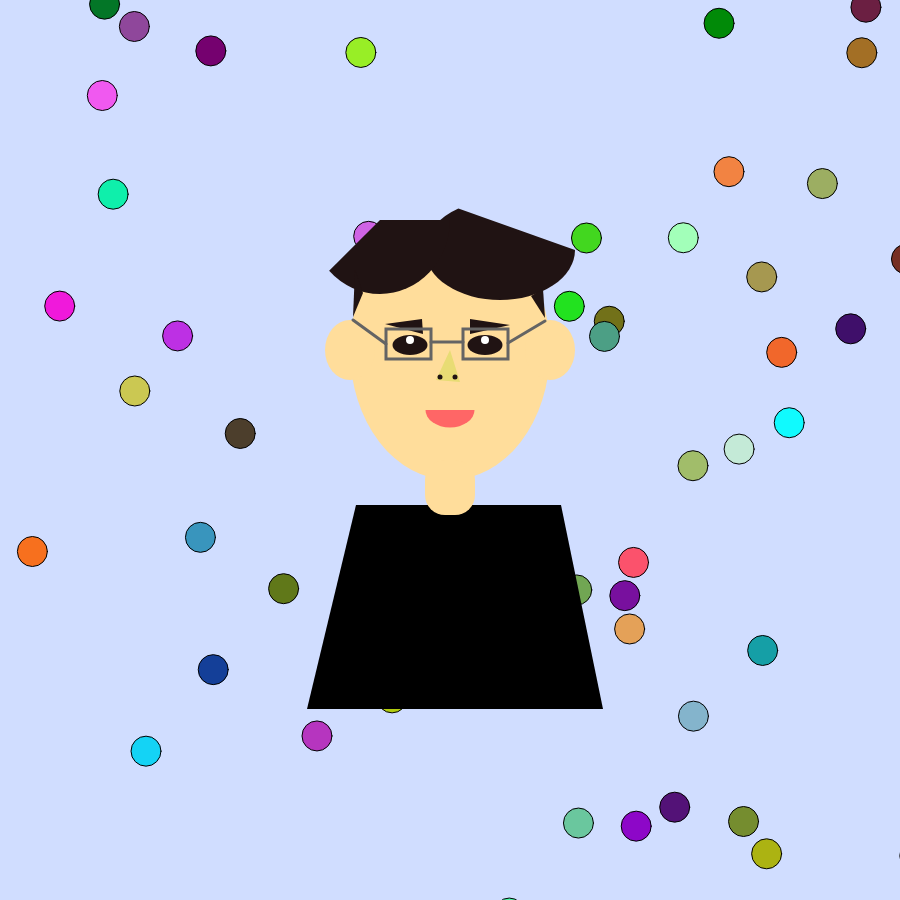
Frame 1 (no input)
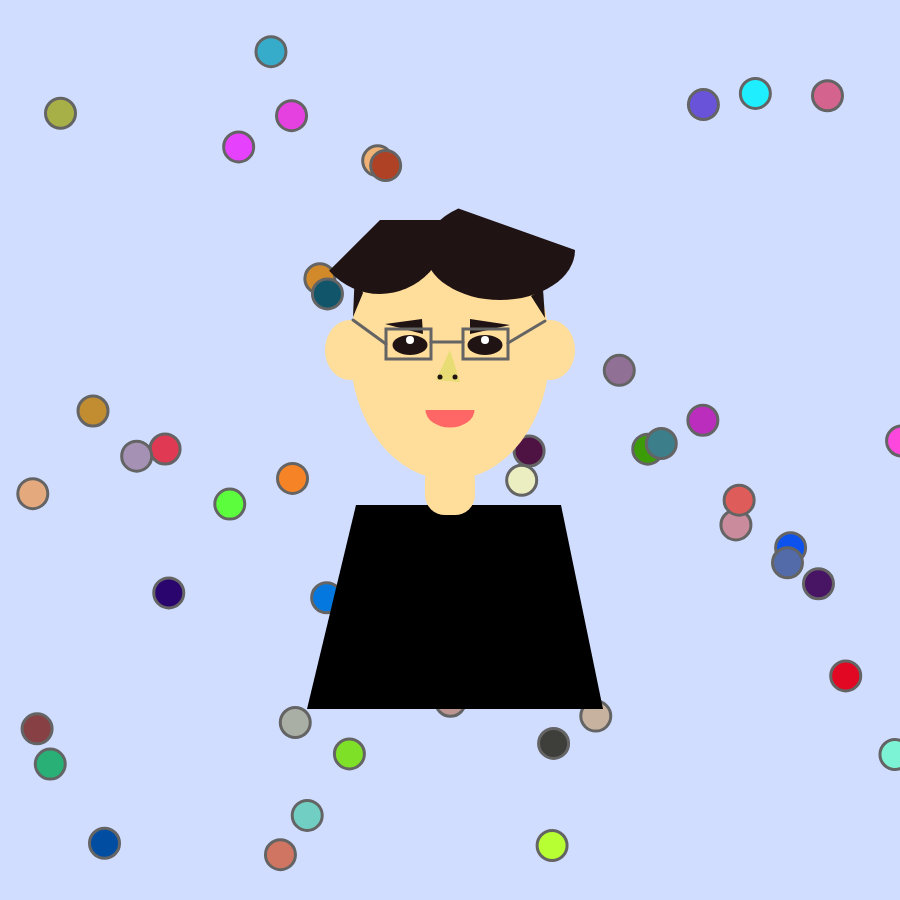
Frame 60 (no input)
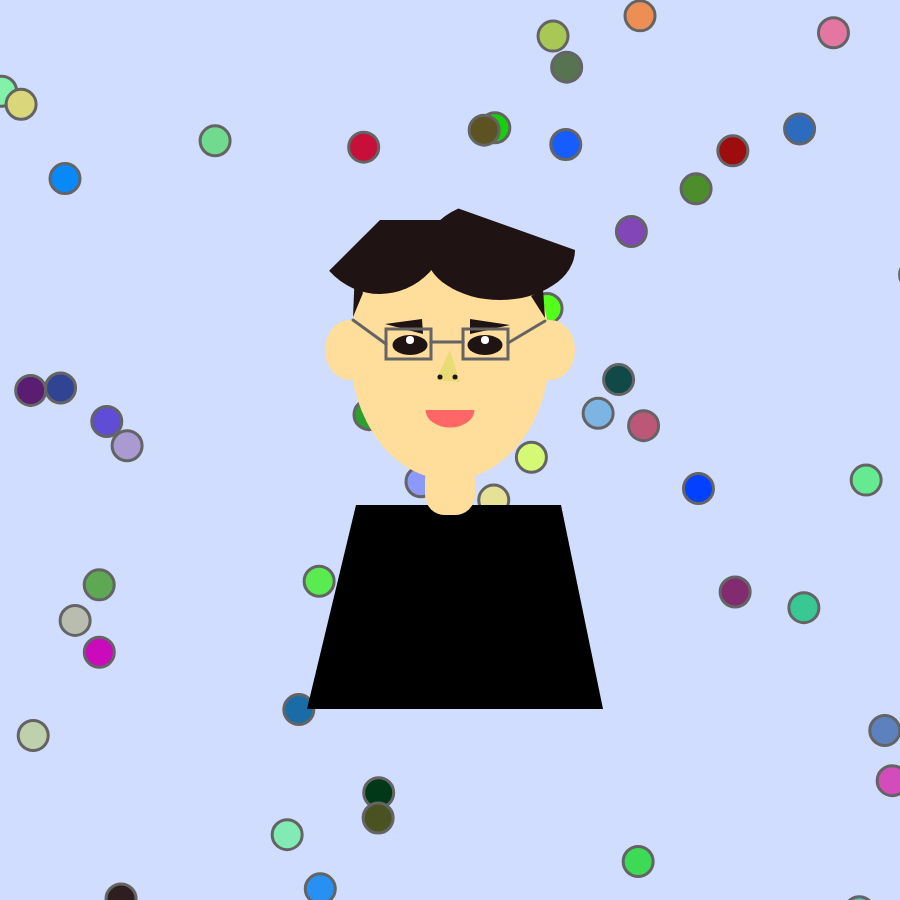
Frame 120 (the mouse pressed at the canvas centre since frame 60)

The p5.js sketch that drew these frames (run headless with seeded random() and noise() and a simulated clock; from frame 60 on, the mouse is pressed at the canvas centre):

// p5.js sketch
// ── sketch.js
// Global
var gDebugMode = false;

// Setup code goes here
function setup() {
  createCanvas(900, 900);
  print("Sean is awesome");
}

function draw() {
  background(208,221,255);
  //Circles
  rainbowCircles();

//Face 
  	face();

//Ears
 	ears();

//Nose
  	nose();
  
//Hair
  	hair();

//Shirt
 	shirt();

//Neck
   	neck();

//Eyes
	eyes ();

//Eyebrows 
	eyeBrow ();

//Mouth
  	mouth ();

//glasses
	glasses ();

//debug
    if( gDebugMode == true ) {
  	drawDebugInfo();
  }
}

//Functions

function face(){
	noStroke()
  	fill(260, 221, 155);
  	ellipse(450, 350, 200, 260);
}

function ears(){
	ellipse(350, 350, 50, 60);
  	ellipse(550, 350, 50, 60);
}

function nose(){
	fill(232, 220, 116);
  	triangle(450, 350, 436, 380, 460, 382);
  	fill(32,19,19);
  	ellipse(455, 377, 5, 5);
  	ellipse(440, 377, 5, 5);
}

function hair(){
	fill(32, 19, 19);
  	arc(500, 250, 150, 100, 0, PI + QUARTER_PI, CHORD);
  	arc(380, 220, 140, 148, 0, 0.75 * Math.PI);
  	triangle(531, 296, 545, 318, 543, 289);
  	triangle(363, 293, 353, 317, 355, 270);
}

function shirt(){
	fill(0);
  	quad(356, 505, 561, 505, 603, 709, 307, 709);
}

function neck(){
	fill(260, 221, 155)
  	rect(425, 460, 50, 55, 20);
}

function eyes(){
	strokeWeight(1)
  	fill(32, 19, 19);
  	ellipse(485, 345, 35, 20);
  	ellipse(410, 345, 35, 20);
  	noStroke()
  	fill(255)
  	ellipse(485, 340, 8, 8);
  	ellipse(410, 340, 8, 8);

}

function eyeBrow() {
  	noStroke()
  	fill(32, 19, 19);
  	triangle(470, 319, 470, 334, 510, 325);
  	triangle(422, 319, 423, 334, 385, 324);
}

function mouth(){
  	fill(255, 102, 102);
  	arc(450, 410, 49, 35, 0, PI);
}

function glasses(){
	noFill();
  	strokeWeight(3);
 	stroke(100);
  	rect(386, 329, 45, 30);
  	rect(463, 329, 45, 30);
  	line(431, 342, 463, 342);
  	line(386, 344, 353, 320);
  	line(508, 343, 545, 321);
}

  //debug function
function drawDebugInfo() {
	fill(0);
  	text("X: " + mouseX + "   Y: " + mouseY, 20, height - 20);
}

// keyTyped gets triggered 
function keyTyped() {
  if (key === ' ') {
    gDebugMode = !gDebugMode;
	}
}

// background
function rainbowCircles(){
	for(let i = 0; i < 50; i++){
	  	color1 = random(0, 255); 
	  	color2 = random(0, 255); 
	  	color3 = random(0, 255); 
	  	fill(color1, color2, color3); 
	  	let x_r = random(0, windowWidth); 
	  	let y_r = random(0, windowHeight); 
	  	circle(x_r, y_r,30); 
  }
}
